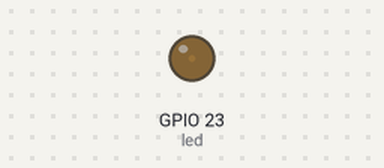
This program was run on a simulated ESP32 board running MicroPython. Shown: output pins drawn as LEDs (lit = HIGH).

Above: at 0.05 s.
At 0.55 s:
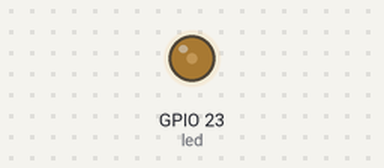
At 1.05 s:
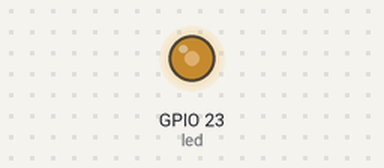
At 2.05 s:
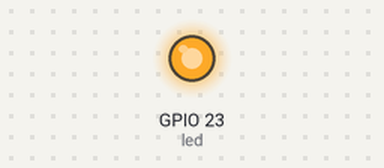
Timing chart, 0 to 4.8 s (numbered marks = the images above):
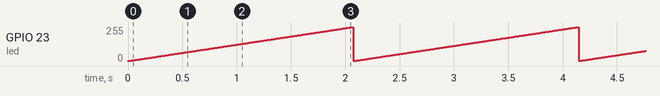

Measured:
- by itself, GPIO 23 (led): ramps from 1/255 to 254/255 and jumps back, once every 2.1 s

The program:

fadeLED.py
```python
def ledpwm():
    from machine import Pin, PWM
    import time

    led = PWM(Pin(23))
    led.freq(1000)

    while True:
        for duty_cycle in range(0, 1024):
            led.duty(duty_cycle)
            time.sleep_ms(2)

ledpwm()
```
